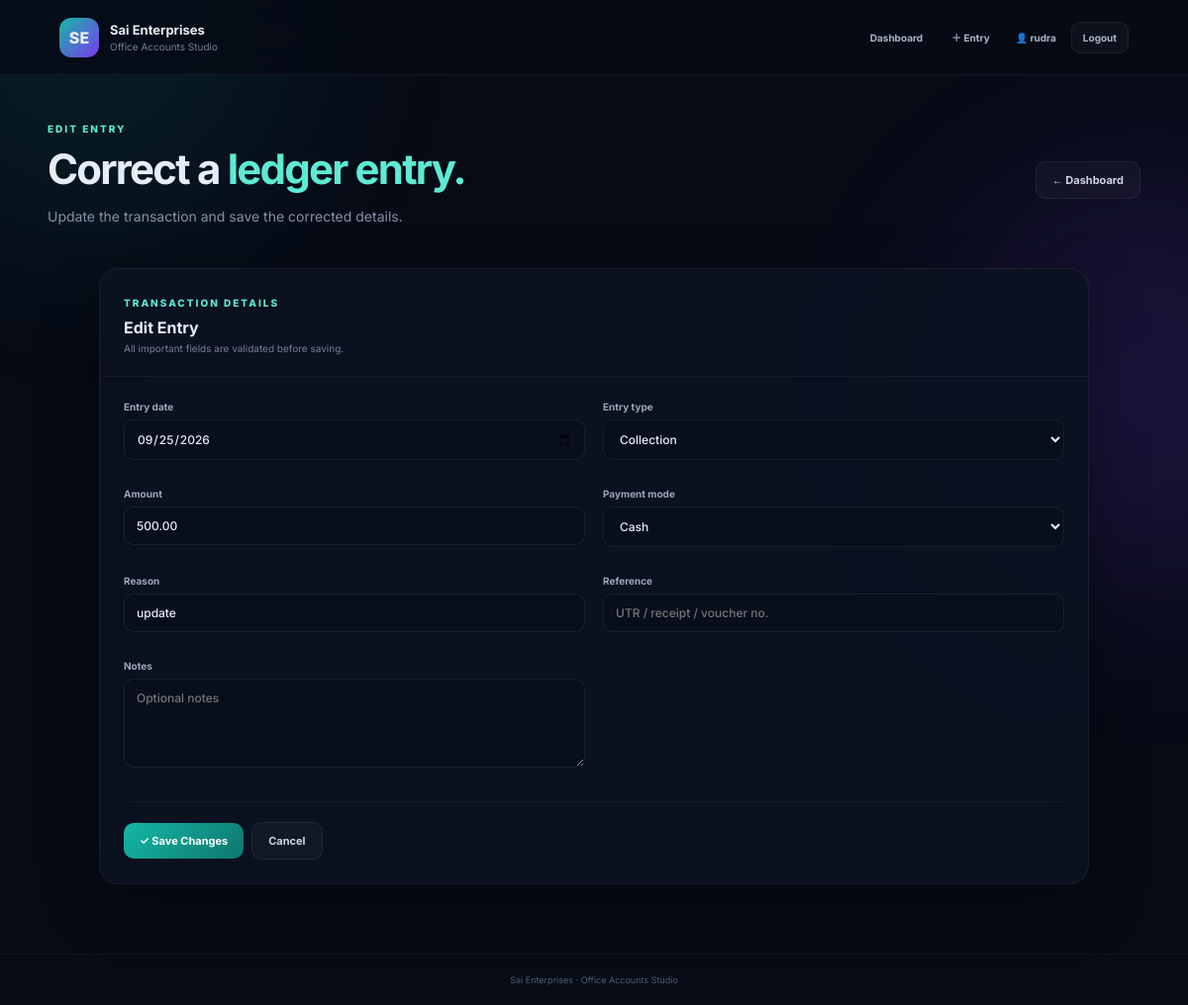
Screenshot of /entry/4/edit/ (signed in) with the database file from the repository.
### accounts/models.py (models this page shows, shortened)
class DailyEntry(models.Model):
    ENTRY_TYPES = [
        ("collection", "Collection"),
        ("expense", "Expense"),
    ]
    PAYMENT_MODES = [
        ("cash", "Cash"),
        ("upi", "UPI"),
    ]
    office = models.ForeignKey(
        Office,
        on_delete=models.CASCADE,
        related_name="entries",
    )
    entry_date = models.DateField()
    entry_type = models.CharField(max_length=20, choices=ENTRY_TYPES)
    amount = models.DecimalField(max_digits=12, decimal_places=2)
    payment_mode = models.CharField(max_length=10, choices=PAYMENT_MODES)
    reason = models.CharField(max_length=255)
    notes = models.TextField(blank=True)
    reference = models.CharField(max_length=100, blank=True)
    created_at = models.DateTimeField(auto_now_add=True)
    class Meta:
        ordering = ["-entry_date", "-created_at"]
        indexes = [
            models.Index(
                fields=["office", "entry_date"],
                name="dailyentry_office_date_idx",
            ),
            models.Index(
                fields=["entry_type", "entry_date"],
                name="dailyentry_type_date_idx",
            ),
        ]

### accounts/views.py (the view)
# urls.py: path("entry/<int:entry_id>/edit/", views.edit_entry, name="edit_entry"),
@login_required
def edit_entry(request, entry_id):
    entry = get_object_or_404(DailyEntry, pk=entry_id)
    office = get_allowed_office(request.user, entry.office_id)
    if request.method == "POST":
        form = DailyEntryForm(request.POST, instance=entry)
        form.fields.pop("office", None)
        if form.is_valid():
            updated = form.save(commit=False)
            updated.office = office
            updated.save()
            messages.success(request, "Entry updated successfully.")
            return redirect(
                f"{reverse('dashboard')}?office={office.pk}"
                f"&date={updated.entry_date.isoformat()}"
            )
    else:
        form = DailyEntryForm(instance=entry)
        form.fields.pop("office", None)
    return render(
        request,
        "accounts/add_entry.html",
        {
            "form": form,
            "page_title": "Edit Entry",
            "editing": True,
            "entry": entry,
            "is_global_admin": is_global_admin(request.user),
            "staff_office": assigned_office(request.user),
        },
    )

### accounts/forms.py (shortened to what this page needs)
class DailyEntryForm(forms.ModelForm):
    class Meta:
        model = DailyEntry
        fields = [
            "office",
            "entry_date",
            "entry_type",
            "amount",
            "payment_mode",
            "reason",
            "reference",
            "notes",
        ]
        widgets = {
            "entry_date": forms.DateInput(attrs={"type": "date"}),
            "amount": forms.NumberInput(
                attrs={"min": "0.01", "step": "0.01"}
            ),
            "reason": forms.TextInput(
                attrs={"placeholder": "Ticket collection / Diesel / Tea"}
            ),
            "reference": forms.TextInput(
                attrs={"placeholder": "UTR / receipt / voucher no."}
            ),
            "notes": forms.Textarea(
                attrs={
                    "rows": 3,
                    "placeholder": "Optional notes",
                }
            ),
        }
    def __init__(self, *args, **kwargs):
        super().__init__(*args, **kwargs)
        self.fields["office"].queryset = Office.objects.filter(active=True)
        self.fields["amount"].min_value = Decimal("0.01")

### accounts/access.py (called while the page is built, shortened)
def is_global_admin(user):
    return bool(
        user.is_authenticated and user.is_superuser
    )

def assigned_office(user):
    if not user.is_authenticated or is_global_admin(user):
        return None
    try:
        profile = user.staff_profile
    except StaffProfile.DoesNotExist:
        return None
    if not profile.is_active or not profile.office.active:
        return None
    return profile.office

def get_allowed_office(user, office_id=None):
    office = assigned_office(user)
    if office is None:
        raise PermissionDenied(
            "Your user account is not assigned to an active office."
        )
    if office_id is not None:
        try:
            requested_id = int(office_id)
        except (TypeError, ValueError):
            raise PermissionDenied("Invalid office.")
        if requested_id != office.id:
            raise PermissionDenied(
                "You are not allowed to access another office."
            )
    return office

### accounts/templates/accounts/add_entry.html (shortened to what this page needs)
{% extends "accounts/base.html" %}
{% block content %}
<section class="hero compact">
    <div>
        <span class="eyebrow">
            {% if editing %}EDIT ENTRY{% else %}DAILY ENTRY{% endif %}
        </span>
        <h1>
            {% if editing %}
                Correct a <em>ledger entry.</em>
            {% else %}
                Record a <em>collection or expense.</em>
            {% endif %}
        </h1>
        <p>
            {% if editing %}
                Update the transaction and save the corrected details.
            {% else %}
                Keep every office transaction simple, clear and searchable.
            {% endif %}
        </p>
    </div>
    <a class="ghost" href="{% url 'dashboard' %}">
        ← Dashboard
    </a>
</section>
<section class="panel form-panel">
    <div class="head">
        <div>
            <span class="eyebrow">TRANSACTION DETAILS</span>
            <h2>{{ page_title }}</h2>
            <p>All important fields are validated before saving.</p>
        </div>
    </div>
    <form method="post" class="entry-form">
        <div class="grid">
            {% for field in form %}
                <label class="{% if field.errors %}has-error{% endif %}">
                    {{ field.label }}
                    {{ field }}
                </label>
            {% endfor %}
        </div>
        <div class="actions form-actions">
            <button class="primary" type="submit">
                {% if editing %}
                    ✓ Save Changes
                {% else %}
                    ✦ Save Entry
                {% endif %}
            </button>
            {% if editing and entry %}
                <a
                    class="ghost"
                    href="{% url 'dashboard' %}?office={{ entry.office_id }}&date={{ entry.entry_date|date:'Y-m-d' }}"
                >
                    Cancel
                </a>
            {% else %}
                <a class="ghost" href="{% url 'dashboard' %}">
                    Cancel
                </a>
            {% endif %}
        </div>
    </form>
</section>
{% endblock %}

### accounts/templates/accounts/base.html (shortened to what this page needs)
{% load static %}
<!doctype html>
<html lang="en">
<head>
    <link rel="stylesheet" href="{% static 'accounts/css/style.css' %}">
</head>
<body>
    <div class="aurora a1"></div>
    <header class="topbar">
        <a class="brand-link" href="{% url 'dashboard' %}">
            <div class="brand">
                <div class="brand-mark">SE</div>
                <div>
                    <strong>Sai Enterprises</strong>
                    <span>Office Accounts Studio</span>
                </div>
            </div>
        </a>
        <nav class="nav">
            <a href="{% url 'dashboard' %}">Dashboard</a>
            <a href="{% url 'add_entry' %}">＋ Entry</a>
            {% if request.user.is_authenticated %}
                <span class="nav-user">👤 {{ request.user.username }}</span>
                <a href="{% url 'logout' %}" class="logout-btn">Logout</a>
            {% endif %}
        </nav>
    </header>
    <main class="shell">
        {% block content %}{% endblock %}
    </main>
    <footer>
        Sai Enterprises · Office Accounts Studio
    </footer>
</body>
</html>

### accounts/static/accounts/css/style.css (style rules this page uses)
* { box-sizing:border-box }
:root { --bg:#070b16;--panel:#0c1220e8;--line:#ffffff10;--muted:#718096;--text:#e7edf8;--teal:#5eead4;--teal2:#0f766e;--purple:#c4b5fd }
html { scroll-behavior:smooth }
body { margin:0;background:var(--bg);color:var(--text);font-family:Inter,Arial,sans-serif;min-height:100vh }
a { color:inherit }
.aurora { position:fixed;border-radius:50%;filter:blur(90px);opacity:.16;pointer-events:none;z-index:0 }
.a1 { width:420px;height:420px;background:#0f766e;top:-180px;left:-120px }
.topbar { min-height:76px;border-bottom:1px solid var(--line);background:#070b16d9;backdrop-filter:blur(18px);display:flex;align-items:center;justify-content:space-between;padding:12px 5%;position:relative;z-index:2;gap:20px }
.brand-link { text-decoration:none }
.brand { display:flex;align-items:center;gap:11px }
.brand-mark { width:40px;height:40px;border-radius:12px;background:linear-gradient(135deg,#14b8a6,#7c3aed);display:grid;place-items:center;font-weight:800 }
.brand strong { display:block;font-size:13px }
.brand span { display:block;color:#718096;font-size:10px;margin-top:3px }
.nav { display:flex;gap:7px;align-items:center;flex-wrap:wrap;justify-content:flex-end }
.nav a { font-size:10px;font-weight:700;color:#aab5c7;text-decoration:none;padding:9px 11px;border-radius:9px }
.nav-user { font-size:10px;font-weight:700;color:#aab5c7;padding:9px 8px }
.logout-btn { border:1px solid #ffffff12;background:#ffffff08!important }
.shell { width:min(1200px,92%);margin:auto;padding:42px 0 70px;position:relative;z-index:1 }
.hero { display:flex;justify-content:space-between;align-items:end;gap:30px;margin-bottom:26px }
.hero.compact { align-items:center }
.eyebrow { font-size:10px;letter-spacing:2px;font-weight:800;color:var(--teal) }
.hero h1 { font-size:42px;line-height:1.08;letter-spacing:-1.8px;margin:10px 0 }
.hero h1 em { font-style:normal;color:var(--teal) }
.hero p { max-width:720px;color:#8491a7;font-size:14px;line-height:1.7 }
.panel { border:1px solid var(--line);background:var(--panel);border-radius:20px;box-shadow:0 22px 60px #0005;backdrop-filter:blur(20px) }
label { display:block;color:#9aa7ba;font-size:10px;font-weight:700;margin-bottom:10px }
input,select,textarea { display:block;width:100%;margin-top:7px;background:#080e1b;border:1px solid #ffffff12;color:#e8eef8;border-radius:10px;padding:11px 12px;font:500 12px Inter;outline:none }
textarea { resize:vertical;min-height:90px }
.actions { display:flex;gap:8px;align-items:center }
.primary,.ghost,.wa,.small-action,.icon-btn { border-radius:10px;font:700 11px Inter;cursor:pointer;text-decoration:none;display:inline-flex;align-items:center;justify-content:center;white-space:nowrap }
.primary { border:0;background:linear-gradient(135deg,#14b8a6,#0f766e);color:white;padding:11px 16px }
.ghost { background:#ffffff08;border:1px solid #ffffff12;color:#cbd5e1;padding:11px 16px }
.head { display:flex;justify-content:space-between;align-items:center;gap:15px;padding:22px 24px;border-bottom:1px solid #ffffff0b }
.head h2 { font-size:16px;margin:7px 0 0 }
.head p { font-size:10px;color:#718096;margin:5px 0 0 }
.form-panel { max-width:1000px;margin:auto }
.entry-form { padding:24px }
.grid { display:grid;grid-template-columns:1fr 1fr;gap:18px }
.form-actions { margin-top:24px;padding-top:20px;border-top:1px solid #ffffff0b }
footer { text-align:center;color:#4f5d73;font-size:9px;padding:20px;border-top:1px solid #ffffff08 }

### rows the page displays
DailyEntry: form "09/25/2026" "Collection" "500.00" "Cash" "update"

### other values shown
{{ request.user.username }} "rudra"
{{ page_title }} "Edit Entry"
{{ field.label }} "Entry date" "Entry type" "Amount" "Payment mode" "Reason" "Reference" "Notes"
